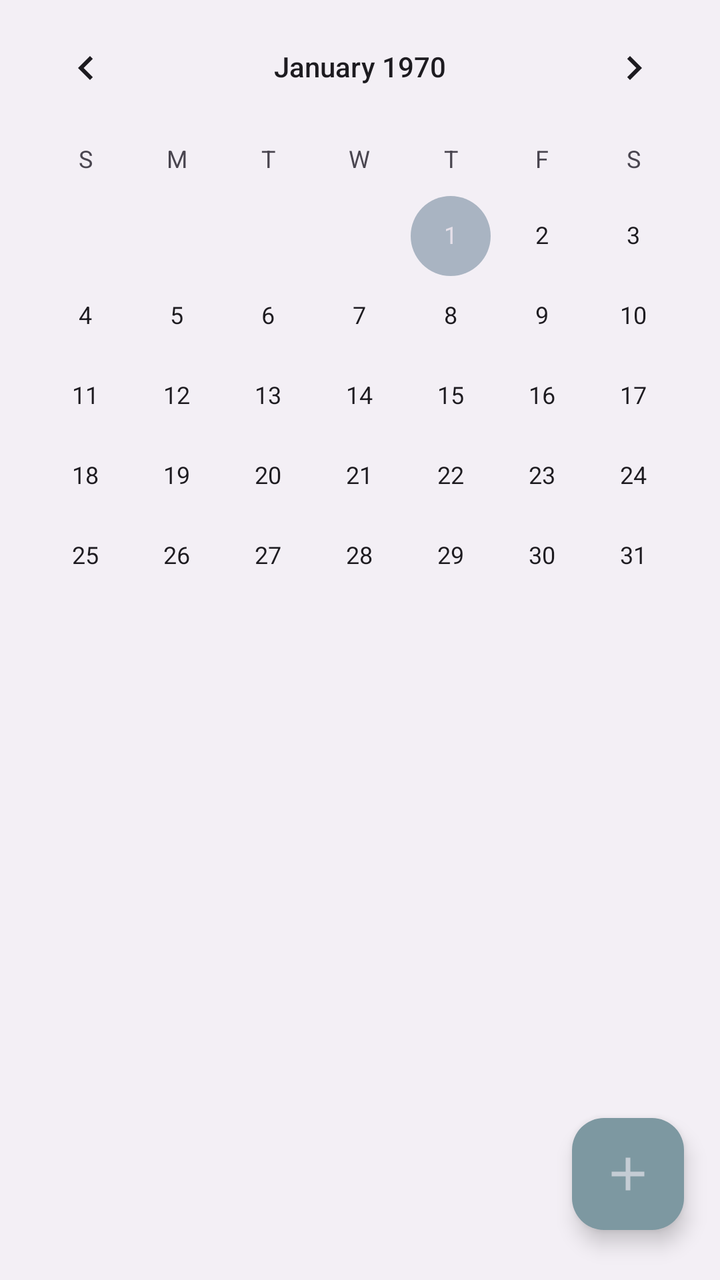
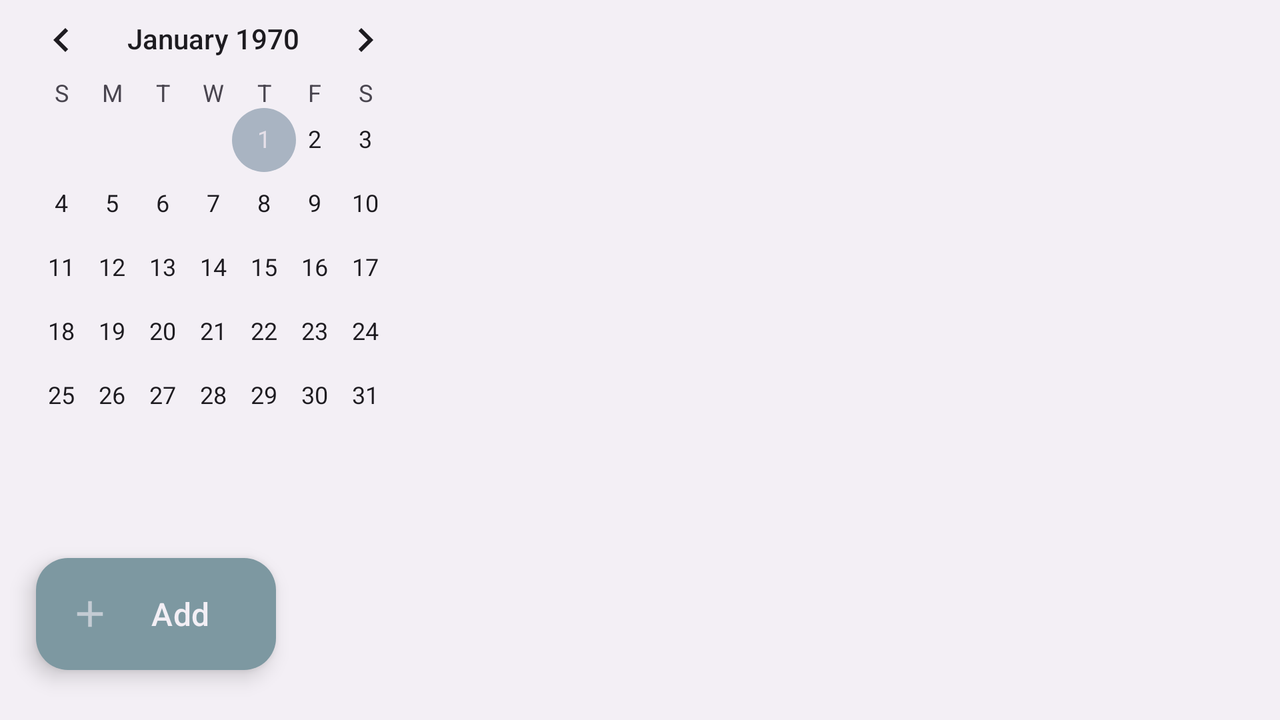

Compare how this app lays out the same screen by default and in its alternative resource folder. The renders come first, then the two layout files and the values they reference.
<!-- AndroidManifest.xml: application theme Theme.TaskManagerApp -->
<!-- res/layout/fragment_tasks.xml -->
<?xml version="1.0" encoding="utf-8"?>
<androidx.coordinatorlayout.widget.CoordinatorLayout xmlns:android="http://schemas.android.com/apk/res/android"
    xmlns:app="http://schemas.android.com/apk/res-auto"
    xmlns:tools="http://schemas.android.com/tools"
    android:layout_width="match_parent"
    android:layout_height="match_parent">

    <com.google.android.material.appbar.AppBarLayout
        android:id="@+id/appBar"
        android:layout_width="match_parent"
        android:layout_height="wrap_content"
        app:liftOnScroll="false">

        <CalendarView
            android:id="@+id/calendar"
            android:layout_width="match_parent"
            android:layout_height="wrap_content"
            app:layout_scrollFlags="scroll|snap"/>
    </com.google.android.material.appbar.AppBarLayout>

    <androidx.recyclerview.widget.RecyclerView
        android:id="@+id/tasks_list"
        android:layout_width="match_parent"
        android:layout_height="match_parent"
        android:overScrollMode="never"
        app:layout_behavior="com.google.android.material.appbar.AppBarLayout$ScrollingViewBehavior"
        tools:itemCount="10"
        tools:listitem="@layout/item_tasks_list" />

    <com.google.android.material.floatingactionbutton.FloatingActionButton
        android:id="@+id/fab"
        android:layout_width="wrap_content"
        android:layout_height="wrap_content"
        android:layout_gravity="bottom|end"
        android:layout_marginEnd="18dp"
        android:layout_marginBottom="25dp"
        app:maxImageSize="28dp"
        android:src="@drawable/icon_add"
        android:importantForAccessibility="no" />
</androidx.coordinatorlayout.widget.CoordinatorLayout>
<!-- resources referenced by this layout -->
<resources>
  <!-- drawable icon_add (drawable) -->
  <vector
      android:alpha="0.6"
      android:width="30dp"
      android:height="30dp"
      android:tint="#FFFFFF"
      android:viewportHeight="24"
      android:viewportWidth="24"
      xmlns:android="http://schemas.android.com/apk/res/android">
      <path android:fillColor="@android:color/white" android:pathData="M19,13h-6v6h-2v-6H5v-2h6V5h2v6h6v2z"/>
  </vector>
  <style name="Theme.TaskManagerApp" parent="Base.Theme.TaskManagerApp" />
  <style name="Base.Theme.TaskManagerApp" parent="Theme.Material3.Light.NoActionBar">
          <item name="colorPrimary">@color/cadet_gray</item>
          <item name="colorOnPrimary">@color/white</item>
          <item name="colorSecondary">@color/powder_blue</item>
          <item name="colorOnSecondary">@color/black</item>
          <item name="colorSurface">@color/white</item>
          <item name="colorOnSurface">@color/black</item>
          <item name="colorContainer">@color/white</item>
          <item name="colorPrimaryContainer">@color/cadet_gray</item>
          <item name="colorOnPrimaryContainer">@color/white</item>
          <item name="colorTertiaryContainer">@color/cadet_gray</item>
          <item name="colorOnTertiaryContainer">@color/white</item>
          <item name="colorSurfaceContainer">@color/white</item>
          <item name="android:colorBackground">@color/white</item>
          <item name="android:navigationBarColor">@color/white</item>
      </style>
  <color name="cadet_gray">#7D98A1</color>
  <color name="white">#F3EFF5</color>
  <color name="powder_blue">#A9B4C2</color>
  <color name="black">#1C2321</color>
</resources>
<!-- res/layout-land/fragment_tasks.xml (the repository's variant of the layout above) -->
<!-- drawn on the phone turned sideways -->
<?xml version="1.0" encoding="utf-8"?>
<androidx.constraintlayout.widget.ConstraintLayout xmlns:android="http://schemas.android.com/apk/res/android"
    xmlns:app="http://schemas.android.com/apk/res-auto"
    xmlns:tools="http://schemas.android.com/tools"
    android:layout_width="match_parent"
    android:layout_height="match_parent">

    <CalendarView
        android:id="@+id/calendar"
        android:layout_width="0dp"
        android:layout_height="wrap_content"
        app:layout_constraintHorizontal_weight="5"
        app:layout_constraintLeft_toLeftOf="parent"
        app:layout_constraintRight_toLeftOf="@id/tasks_list"
        app:layout_constraintTop_toTopOf="parent"
        app:layout_scrollFlags="scroll|snap" />

    <androidx.recyclerview.widget.RecyclerView
        android:id="@+id/tasks_list"
        android:layout_width="0dp"
        android:layout_height="0dp"
        android:overScrollMode="never"
        app:layout_constraintBottom_toBottomOf="parent"
        app:layout_constraintHorizontal_weight="10"
        app:layout_constraintLeft_toRightOf="@id/calendar"
        app:layout_constraintRight_toRightOf="parent"
        app:layout_constraintTop_toTopOf="parent"
        tools:itemCount="10"
        tools:listitem="@layout/item_tasks_list" />

    <com.google.android.material.floatingactionbutton.ExtendedFloatingActionButton
        android:id="@+id/extendedFab"
        android:layout_width="wrap_content"
        android:layout_height="wrap_content"
        android:layout_gravity="bottom|end"
        android:layout_marginStart="18dp"
        android:layout_marginBottom="25dp"
        android:importantForAccessibility="no"
        android:text="@string/add_task_button_text"
        android:textSize="16sp"
        android:ellipsize="end"
        app:icon="@drawable/icon_add"
        app:iconPadding="6dp"
        app:iconSize="22dp"
        app:layout_constraintBottom_toBottomOf="parent"
        app:layout_constraintLeft_toLeftOf="@id/calendar"
        app:layout_constraintRight_toLeftOf="@id/tasks_list"
        app:layout_constraintHorizontal_bias="0"
        app:layout_constrainedWidth="true"
        tools:text="Add" />
</androidx.constraintlayout.widget.ConstraintLayout>
<!-- resources referenced by the variant -->
<!-- as the phone turned sideways resolves them -->
<resources>
  <!-- drawable icon_add (drawable) -->
  <vector
      android:alpha="0.6"
      android:width="30dp"
      android:height="30dp"
      android:tint="#FFFFFF"
      android:viewportHeight="24"
      android:viewportWidth="24"
      xmlns:android="http://schemas.android.com/apk/res/android">
      <path android:fillColor="@android:color/white" android:pathData="M19,13h-6v6h-2v-6H5v-2h6V5h2v6h6v2z"/>
  </vector>
  <string name="add_task_button_text">Добавить задачу</string>
  <style name="Theme.TaskManagerApp" parent="Base.Theme.TaskManagerApp" />
  <style name="Base.Theme.TaskManagerApp" parent="Theme.Material3.Light.NoActionBar">
          <item name="colorPrimary">@color/cadet_gray</item>
          <item name="colorOnPrimary">@color/white</item>
          <item name="colorSecondary">@color/powder_blue</item>
          <item name="colorOnSecondary">@color/black</item>
          <item name="colorSurface">@color/white</item>
          <item name="colorOnSurface">@color/black</item>
          <item name="colorContainer">@color/white</item>
          <item name="colorPrimaryContainer">@color/cadet_gray</item>
          <item name="colorOnPrimaryContainer">@color/white</item>
          <item name="colorTertiaryContainer">@color/cadet_gray</item>
          <item name="colorOnTertiaryContainer">@color/white</item>
          <item name="colorSurfaceContainer">@color/white</item>
          <item name="android:colorBackground">@color/white</item>
          <item name="android:navigationBarColor">@color/white</item>
      </style>
  <color name="cadet_gray">#7D98A1</color>
  <color name="white">#F3EFF5</color>
  <color name="powder_blue">#A9B4C2</color>
  <color name="black">#1C2321</color>
</resources>
